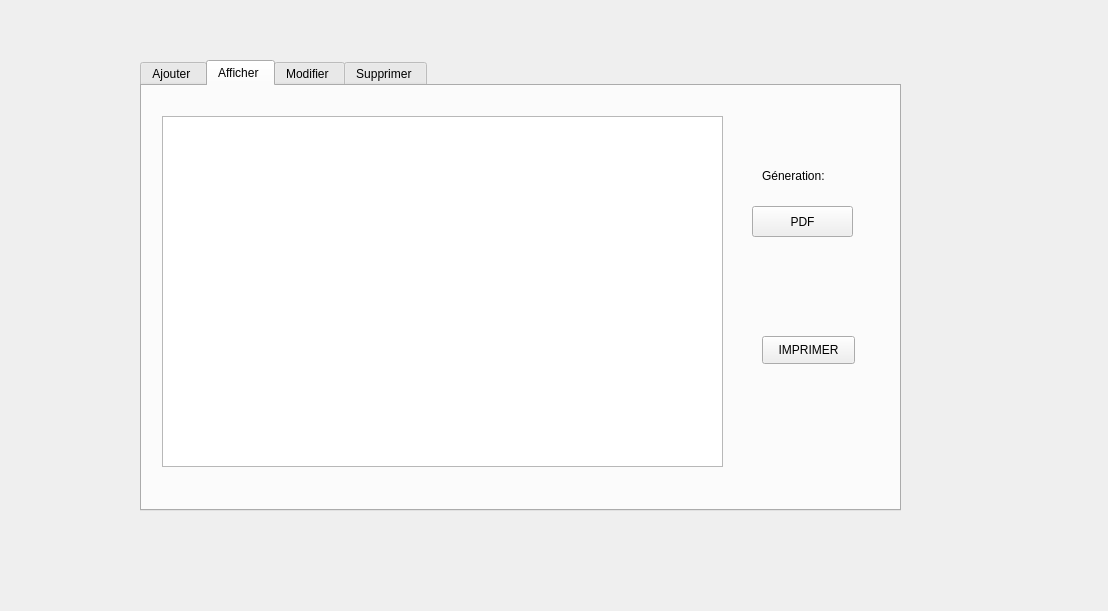
<?xml version="1.0" encoding="UTF-8"?>
<ui version="4.0">
 <class>gestion_menu</class>
 <widget class="QWidget" name="gestion_menu">
  <property name="geometry">
   <rect>
    <x>0</x>
    <y>0</y>
    <width>1108</width>
    <height>611</height>
   </rect>
  </property>
  <property name="windowTitle">
   <string>Form</string>
  </property>
  <widget class="QTabWidget" name="tabWidget">
   <property name="geometry">
    <rect>
     <x>140</x>
     <y>60</y>
     <width>761</width>
     <height>451</height>
    </rect>
   </property>
   <property name="currentIndex">
    <number>1</number>
   </property>
   <widget class="QWidget" name="tab">
    <attribute name="title">
     <string>Ajouter </string>
    </attribute>
    <widget class="QGroupBox" name="groupBox">
     <property name="geometry">
      <rect>
       <x>30</x>
       <y>20</y>
       <width>641</width>
       <height>371</height>
      </rect>
     </property>
     <property name="title">
      <string/>
     </property>
     <widget class="QLabel" name="label">
      <property name="geometry">
       <rect>
        <x>30</x>
        <y>50</y>
        <width>61</width>
        <height>16</height>
       </rect>
      </property>
      <property name="text">
       <string>Identifient</string>
      </property>
     </widget>
     <widget class="QLabel" name="label_2">
      <property name="geometry">
       <rect>
        <x>30</x>
        <y>100</y>
        <width>55</width>
        <height>16</height>
       </rect>
      </property>
      <property name="text">
       <string>Nom</string>
      </property>
     </widget>
     <widget class="QLabel" name="label_3">
      <property name="geometry">
       <rect>
        <x>30</x>
        <y>150</y>
        <width>81</width>
        <height>16</height>
       </rect>
      </property>
      <property name="text">
       <string>Composition</string>
      </property>
     </widget>
     <widget class="QLabel" name="label_4">
      <property name="geometry">
       <rect>
        <x>30</x>
        <y>200</y>
        <width>55</width>
        <height>16</height>
       </rect>
      </property>
      <property name="text">
       <string>Date</string>
      </property>
     </widget>
     <widget class="QLineEdit" name="le_id">
      <property name="geometry">
       <rect>
        <x>170</x>
        <y>50</y>
        <width>113</width>
        <height>22</height>
       </rect>
      </property>
     </widget>
     <widget class="QLineEdit" name="le_nom">
      <property name="geometry">
       <rect>
        <x>170</x>
        <y>100</y>
        <width>113</width>
        <height>22</height>
       </rect>
      </property>
     </widget>
     <widget class="QLineEdit" name="le_composition">
      <property name="geometry">
       <rect>
        <x>170</x>
        <y>150</y>
        <width>113</width>
        <height>22</height>
       </rect>
      </property>
     </widget>
     <widget class="QPushButton" name="pb_ajouter">
      <property name="geometry">
       <rect>
        <x>380</x>
        <y>100</y>
        <width>101</width>
        <height>51</height>
       </rect>
      </property>
      <property name="text">
       <string>Ajouter</string>
      </property>
     </widget>
     <widget class="QDateEdit" name="le_date">
      <property name="geometry">
       <rect>
        <x>170</x>
        <y>200</y>
        <width>110</width>
        <height>22</height>
       </rect>
      </property>
     </widget>
    </widget>
   </widget>
   <widget class="QWidget" name="tab_2">
    <attribute name="title">
     <string>Afficher </string>
    </attribute>
    <widget class="QTableView" name="tab_menu1">
     <property name="geometry">
      <rect>
       <x>20</x>
       <y>30</y>
       <width>561</width>
       <height>351</height>
      </rect>
     </property>
    </widget>
    <widget class="QPushButton" name="pb_pdf_menu">
     <property name="geometry">
      <rect>
       <x>610</x>
       <y>120</y>
       <width>101</width>
       <height>31</height>
      </rect>
     </property>
     <property name="text">
      <string>PDF</string>
     </property>
    </widget>
    <widget class="QLabel" name="label_10">
     <property name="geometry">
      <rect>
       <x>620</x>
       <y>80</y>
       <width>81</width>
       <height>20</height>
      </rect>
     </property>
     <property name="text">
      <string>Géneration:</string>
     </property>
    </widget>
    <widget class="QPushButton" name="pushButton_2">
     <property name="geometry">
      <rect>
       <x>620</x>
       <y>250</y>
       <width>93</width>
       <height>28</height>
      </rect>
     </property>
     <property name="text">
      <string>IMPRIMER</string>
     </property>
    </widget>
   </widget>
   <widget class="QWidget" name="tab_4">
    <attribute name="title">
     <string>Modifier </string>
    </attribute>
    <widget class="QLabel" name="label_6">
     <property name="geometry">
      <rect>
       <x>30</x>
       <y>100</y>
       <width>111</width>
       <height>20</height>
      </rect>
     </property>
     <property name="text">
      <string>Identifient</string>
     </property>
    </widget>
    <widget class="QLabel" name="label_7">
     <property name="geometry">
      <rect>
       <x>30</x>
       <y>160</y>
       <width>101</width>
       <height>16</height>
      </rect>
     </property>
     <property name="text">
      <string>Nom</string>
     </property>
    </widget>
    <widget class="QLabel" name="label_8">
     <property name="geometry">
      <rect>
       <x>30</x>
       <y>210</y>
       <width>121</width>
       <height>16</height>
      </rect>
     </property>
     <property name="text">
      <string>Composition</string>
     </property>
    </widget>
    <widget class="QLabel" name="label_9">
     <property name="geometry">
      <rect>
       <x>30</x>
       <y>270</y>
       <width>101</width>
       <height>16</height>
      </rect>
     </property>
     <property name="text">
      <string> Date</string>
     </property>
    </widget>
    <widget class="QLineEdit" name="le_id_modif">
     <property name="geometry">
      <rect>
       <x>260</x>
       <y>100</y>
       <width>113</width>
       <height>22</height>
      </rect>
     </property>
    </widget>
    <widget class="QLineEdit" name="le_nom_modif">
     <property name="geometry">
      <rect>
       <x>260</x>
       <y>150</y>
       <width>113</width>
       <height>22</height>
      </rect>
     </property>
    </widget>
    <widget class="QLineEdit" name="la_composition_modif">
     <property name="geometry">
      <rect>
       <x>260</x>
       <y>200</y>
       <width>113</width>
       <height>22</height>
      </rect>
     </property>
    </widget>
    <widget class="QPushButton" name="pushButton">
     <property name="geometry">
      <rect>
       <x>452</x>
       <y>167</y>
       <width>111</width>
       <height>41</height>
      </rect>
     </property>
     <property name="text">
      <string>modifier</string>
     </property>
    </widget>
    <widget class="QDateEdit" name="le_date_modif">
     <property name="geometry">
      <rect>
       <x>260</x>
       <y>260</y>
       <width>110</width>
       <height>22</height>
      </rect>
     </property>
    </widget>
   </widget>
   <widget class="QWidget" name="tab_3">
    <attribute name="title">
     <string>Supprimer </string>
    </attribute>
    <widget class="QLabel" name="label_5">
     <property name="geometry">
      <rect>
       <x>90</x>
       <y>100</y>
       <width>111</width>
       <height>31</height>
      </rect>
     </property>
     <property name="text">
      <string>Identifient</string>
     </property>
    </widget>
    <widget class="QLineEdit" name="le_id_supp">
     <property name="geometry">
      <rect>
       <x>250</x>
       <y>91</y>
       <width>161</width>
       <height>41</height>
      </rect>
     </property>
    </widget>
    <widget class="QPushButton" name="pb_supprimer">
     <property name="geometry">
      <rect>
       <x>370</x>
       <y>170</y>
       <width>131</width>
       <height>41</height>
      </rect>
     </property>
     <property name="text">
      <string>supprimer</string>
     </property>
    </widget>
   </widget>
  </widget>
 </widget>
 <resources/>
 <connections/>
</ui>
